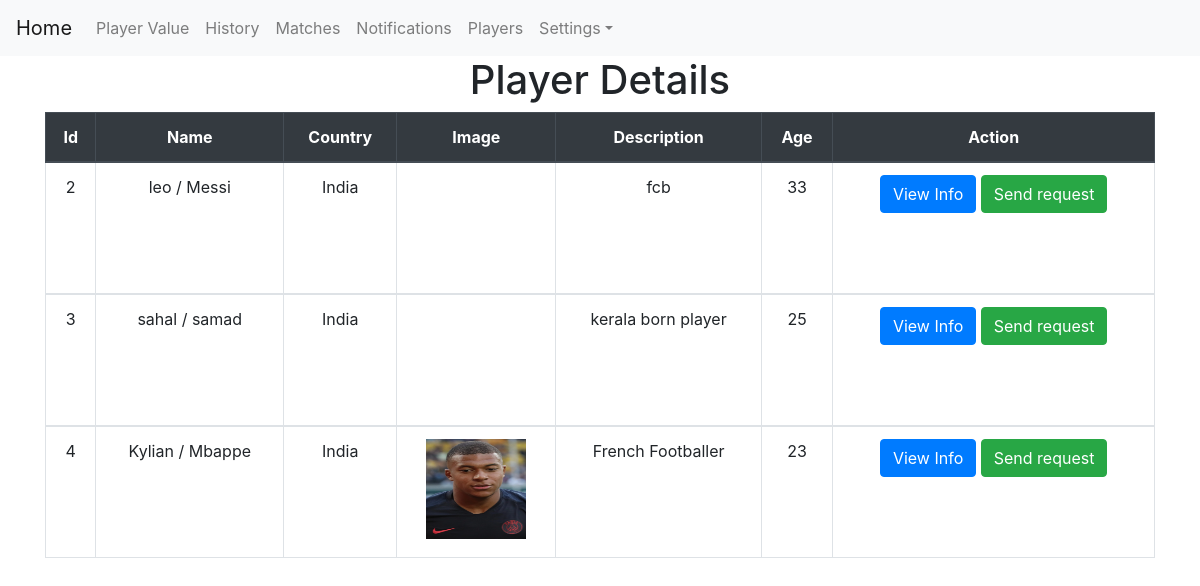
The app's page /club_player_info_view (signed in), older data.
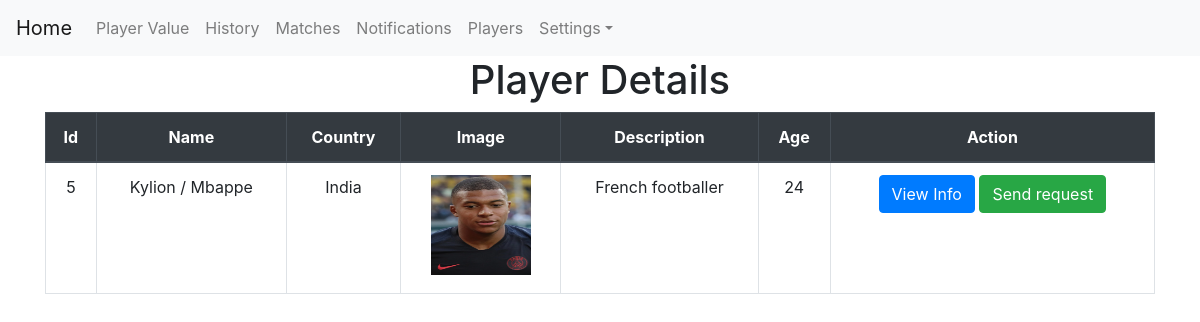
The same page, newer data.
### myapp/models.py (models this page shows)
class player_info(models.Model):
    fname = models.CharField(max_length=50)
    lname = models.CharField(max_length=50)
    club = models.ForeignKey(club_master,  on_delete=models.CASCADE)
    country = models.ForeignKey(country_master,  on_delete=models.CASCADE)
    pic_path = models.CharField(max_length=250)
    descp = models.CharField(max_length=500)
    age = models.CharField(max_length=150)
    height_cm = models.CharField(max_length=150)
    weight_kg = models.CharField(max_length=150)
    overall = models.CharField(max_length=150)
    player_positions = models.CharField(max_length=150)
    weak_foot = models.CharField(max_length=150)
    skill_moves = models.CharField(max_length=150)
    attacking_crossing = models.CharField(max_length=150)
    attacking_finishing = models.CharField(max_length=150)
    attacking_heading_accuracy = models.CharField(max_length=150)
    attacking_short_passing = models.CharField(max_length=150)
    attacking_volleys = models.CharField(max_length=150)
    skill_dribbling = models.CharField(max_length=150)
    skill_curve = models.CharField(max_length=150)
    skill_fk_accuracy = models.CharField(max_length=150)
    skill_long_passing = models.CharField(max_length=150)
    skill_ball_control = models.CharField(max_length=150)
    movement_acceleration = models.CharField(max_length=150)
    movement_sprint_speed = models.CharField(max_length=150)
    movement_agility = models.CharField(max_length=150)
    movement_reactions = models.CharField(max_length=150)
    movement_balance = models.CharField(max_length=150)
    power_shot_power = models.CharField(max_length=150)
    power_jumping = models.CharField(max_length=150)
    power_stamina = models.CharField(max_length=150)
    power_strength = models.CharField(max_length=150)
    power_long_shots = models.CharField(max_length=150)
    mentality_aggression = models.CharField(max_length=150)
    mentality_interceptions = models.CharField(max_length=150)
    mentality_positioning = models.CharField(max_length=150)
    mentality_vision = models.CharField(max_length=150)
    mentality_penalties = models.CharField(max_length=150)
    mentality_composure = models.CharField(max_length=150)
    defending_marking = models.CharField(max_length=150)
    defending_standing_tackle = models.CharField(max_length=150)
    defending_sliding_tackle = models.CharField(max_length=150)
    goalkeeping_diving = models.CharField(max_length=150)
    goalkeeping_handling = models.CharField(max_length=150)
    goalkeeping_kicking = models.CharField(max_length=150)
    goalkeeping_positioning = models.CharField(max_length=150)
    goalkeeping_reflexes = models.CharField(max_length=150)
    estimate = models.CharField(max_length=150)
    price = models.CharField(max_length=150)
    dt = models.CharField(max_length=150)
    tm = models.CharField(max_length=150)

class country_master(models.Model):
    country = models.CharField(max_length=150)
    flag = models.CharField(max_length=150)
    budget= models.FloatField(default=2000000)

### myapp/views.py (the view)
# urls.py: path('club_player_info_view', views.club_player_info_view, name='club_player_info_view'),
def club_player_info_view(request):
    club_id = request.session['user_id']
    club_requests = ClubRequests.objects.values('player_id').filter(club_id=club_id).all()
    club_requests = list(club_requests)
    requests = []
    for req in club_requests:
        requests.append(req['player_id'])
    c_l = country_master.objects.all()
    cl = {}
    for c in c_l:
        cl[c.id] = c.country
    pi_l = player_info.objects.all()
    context = {'player_list': pi_l,'country_list': cl, 'club_requests': requests}
    return render(request, './myapp/club_player_info_view.html',context)

### myapp/templates/myapp/club_player_info_view.html (shortened to what this page needs)
{% extends 'myapp/club_base.html' %}
{% load static %}
{% block body %}
<center>
    <h1>Player Details</h1>
    <div class="container">
    <form role="form" name="frm" action="{% url 'club_player_info_view'%}" method="post">
        <div class="table-responsive-lg">
        <table class="tablecenterheadCSS table table-hover table-bordered table-md">
            <thead class="thead-dark">
            <tr>
                <th>Id</th>
                <th>Name</th>
                <th>Country</th>
                <th>Image</th>
                <th>Description</th>
                <th>Age</th>
                <th>Action</th>
            </tr>
            </thead>
            {% for pi in player_list %}
            <tbody>
            <tr>
                <td>{{ pi.id }}</td>
                <td>{{ pi.fname }} / {{ pi.lname }}</td>
                {% for k,value in country_list.items %}
                    {% if k == pi.country_id %}
					    <td>{{ value }}</td>
				    {% endif %}
			    {% endfor %}
                <td><embed src="../static/myapp/media/{{ pi.pic_path }}" width="100" height="100"></embed></td>
                <td>{{ pi.descp}}</td>
                <td>{{ pi.age}}</td>
                <td>
                    <a href="../club_player_view/profile?player_id={{ pi.id }}">
                        <button type="button" class="btn btn-primary">View Info</button>
                    </a>
                        {% if pi.id in club_requests %}
                            <button class="btn btn-success" type="button" disabled>Request Sent</button>
                        {% else %}
                            <a href="../club_player_request?player_id={{ pi.id }}" class="btn btn-success">Send request</a>
                        {% endif %}
                </td>
            </tr>
            <tbody>
            {% endfor %}
        </table>
        </div>
    </form>
    </div>
</center>
{% endblock %}

Row changes from the older to the newer data that the page shows:
removed player_info: id "2", fname "leo", lname "Messi", country_list "India", descp "fcb", age "33"
removed player_info: id "3", fname "sahal", lname "samad", country_list "India", descp "kerala born player", age "25"
removed player_info: id "4", fname "Kylian", lname "Mbappe", country_list "India", descp "French Footballer", age "23"
added player_info: id "5", fname "Kylion", lname "Mbappe", country_list "India", descp "French footballer", age "24"
